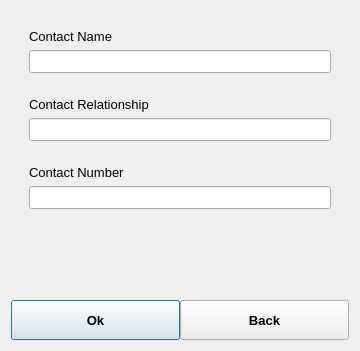
<?xml version="1.0" encoding="UTF-8"?>
<ui version="4.0">
 <class>newContactDialog</class>
 <widget class="QDialog" name="newContactDialog">
  <property name="geometry">
   <rect>
    <x>0</x>
    <y>0</y>
    <width>360</width>
    <height>351</height>
   </rect>
  </property>
  <property name="windowTitle">
   <string>Dialog</string>
  </property>
  <layout class="QGridLayout" name="gridLayout_2">
   <item row="2" column="0">
    <widget class="QWidget" name="widget" native="true">
     <property name="sizePolicy">
      <sizepolicy hsizetype="Preferred" vsizetype="Maximum">
       <horstretch>0</horstretch>
       <verstretch>0</verstretch>
      </sizepolicy>
     </property>
     <property name="maximumSize">
      <size>
       <width>16777215</width>
       <height>50</height>
      </size>
     </property>
     <layout class="QGridLayout" name="gridLayout">
      <property name="margin">
       <number>0</number>
      </property>
      <property name="spacing">
       <number>0</number>
      </property>
      <item row="0" column="0">
       <widget class="QPushButton" name="okButton">
        <property name="sizePolicy">
         <sizepolicy hsizetype="Minimum" vsizetype="Minimum">
          <horstretch>0</horstretch>
          <verstretch>0</verstretch>
         </sizepolicy>
        </property>
        <property name="minimumSize">
         <size>
          <width>0</width>
          <height>40</height>
         </size>
        </property>
        <property name="font">
         <font>
          <pointsize>10</pointsize>
          <weight>75</weight>
          <bold>true</bold>
         </font>
        </property>
        <property name="text">
         <string>Ok</string>
        </property>
        <property name="icon">
         <iconset>
          <normaloff>:/images/icons/icon/ok.png</normaloff>:/images/icons/icon/ok.png</iconset>
        </property>
       </widget>
      </item>
      <item row="0" column="1">
       <widget class="QPushButton" name="backButton">
        <property name="sizePolicy">
         <sizepolicy hsizetype="Minimum" vsizetype="Minimum">
          <horstretch>0</horstretch>
          <verstretch>0</verstretch>
         </sizepolicy>
        </property>
        <property name="minimumSize">
         <size>
          <width>0</width>
          <height>40</height>
         </size>
        </property>
        <property name="font">
         <font>
          <pointsize>10</pointsize>
          <weight>75</weight>
          <bold>true</bold>
         </font>
        </property>
        <property name="text">
         <string>Back</string>
        </property>
        <property name="icon">
         <iconset>
          <normaloff>:/images/icons/icon/stop.png</normaloff>:/images/icons/icon/stop.png</iconset>
        </property>
       </widget>
      </item>
     </layout>
    </widget>
   </item>
   <item row="1" column="0">
    <widget class="QWidget" name="widget_2" native="true">
     <layout class="QGridLayout" name="gridLayout_6">
      <item row="0" column="0">
       <widget class="QWidget" name="widget_3" native="true">
        <layout class="QGridLayout" name="gridLayout_5">
         <item row="0" column="0">
          <widget class="QLabel" name="label">
           <property name="font">
            <font>
             <pointsize>10</pointsize>
            </font>
           </property>
           <property name="text">
            <string>Contact Name</string>
           </property>
          </widget>
         </item>
         <item row="1" column="0">
          <widget class="QLineEdit" name="nameLine">
           <property name="font">
            <font>
             <pointsize>10</pointsize>
            </font>
           </property>
          </widget>
         </item>
        </layout>
       </widget>
      </item>
      <item row="1" column="0">
       <widget class="QWidget" name="widget_4" native="true">
        <layout class="QGridLayout" name="gridLayout_4">
         <item row="0" column="0">
          <widget class="QLabel" name="label_4">
           <property name="font">
            <font>
             <pointsize>10</pointsize>
            </font>
           </property>
           <property name="text">
            <string>Contact Relationship</string>
           </property>
          </widget>
         </item>
         <item row="1" column="0">
          <widget class="QLineEdit" name="relationshipLine">
           <property name="font">
            <font>
             <pointsize>10</pointsize>
            </font>
           </property>
          </widget>
         </item>
        </layout>
       </widget>
      </item>
      <item row="2" column="0">
       <widget class="QWidget" name="widget_5" native="true">
        <layout class="QGridLayout" name="gridLayout_3">
         <item row="0" column="0">
          <widget class="QLabel" name="label_5">
           <property name="font">
            <font>
             <pointsize>10</pointsize>
            </font>
           </property>
           <property name="text">
            <string>Contact Number</string>
           </property>
          </widget>
         </item>
         <item row="1" column="0">
          <widget class="QLineEdit" name="numberLine">
           <property name="font">
            <font>
             <pointsize>10</pointsize>
            </font>
           </property>
           <property name="inputMethodHints">
            <set>Qt::ImhDigitsOnly</set>
           </property>
          </widget>
         </item>
        </layout>
       </widget>
      </item>
      <item row="3" column="0">
       <spacer name="verticalSpacer">
        <property name="orientation">
         <enum>Qt::Vertical</enum>
        </property>
        <property name="sizeHint" stdset="0">
         <size>
          <width>20</width>
          <height>77</height>
         </size>
        </property>
       </spacer>
      </item>
     </layout>
    </widget>
   </item>
  </layout>
 </widget>
 <resources/>
 <connections/>
</ui>
